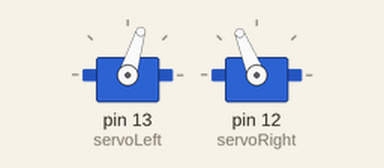
A sketch run on a simulated Arduino Uno, built with avr-gcc and run on an emulated ATmega328P. Parts: 2 × servo.

Above: at 0.1 s.
At 5.1 s:
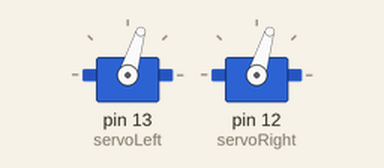
At 6.1 s:
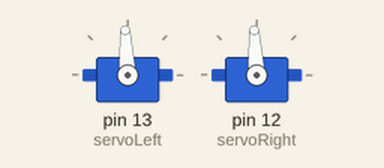
Timing chart, 0 to 7.6 s (numbered marks = the images above):
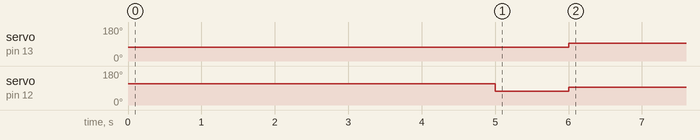

Measured:
- by itself, servo on pin 13 (servoLeft): 73° → 93° at 6.0 s
- by itself, servo on pin 12 (servoRight): 112° → 73° at 5.0 s, → 93° 1.0 s later

The sketch:

turn.ino
```cpp
#include <Servo.h>

Servo servoRight;
Servo servoLeft;

void setup() {
  // put your setup code here, to run once:
  servoLeft.attach(13); //pin number 13 and 12
  servoRight.attach(12);
  servoLeft.writeMicroseconds(1300); //number between 1000-2000
  servoRight.writeMicroseconds(1700); //1500 is rest and 1300 is turn left while 1700 is turn right (can go all the way to 1000 or 2000)
  delay(5000);
  servoLeft.writeMicroseconds(1300);
  servoRight.writeMicroseconds(1300);
  delay(1000);
  servoLeft.writeMicroseconds(1300);
  servoRight.writeMicroseconds(1700);

  servoLeft.writeMicroseconds(1500);
  servoRight.writeMicroseconds(1500);
}

void stopServos(){
  servoLeft.writeMicroseconds(1500);
  servoRight.writeMicroseconds(1500);
}

void loop() {
  // put your main code here, to run repeatedly:

}
```
